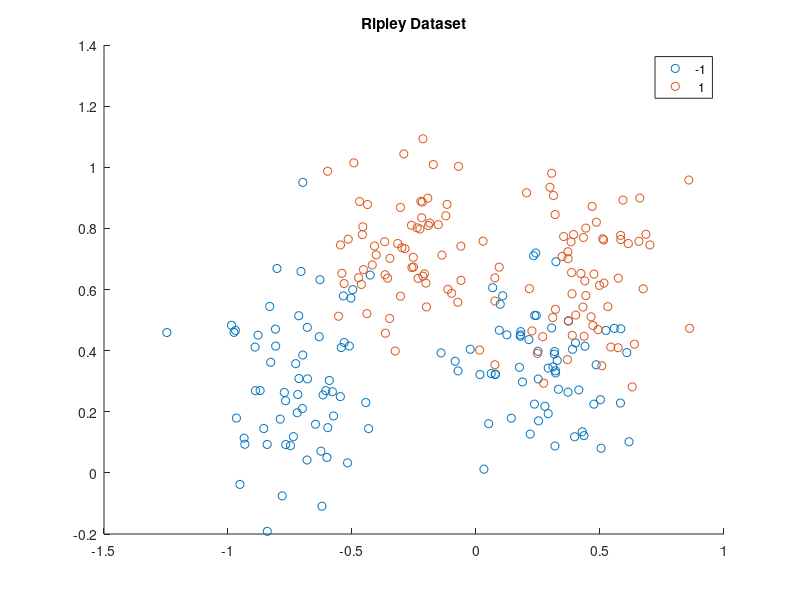

Write MATLAB code to recreate this figure. (Note: this script raises an error after producing the figure.)
% Load the Ripley dataset
load ripley.mat

% Visualize the data
figure
gscatter(Xtrain(:,1), Xtrain(:,2), Ytrain)
title('Ripley Dataset')

% Define a range of polynomial degrees to try
degree_values = 1:5;

% Tune hyperparameters and kernel parameters for each degree of polynomial kernel
gam_poly = zeros(length(degree_values), 1);
sig2_poly = zeros(length(degree_values), 1);
cost_poly = zeros(length(degree_values), 1);

for i = 1:length(degree_values)
    [gam_poly(i), sig2_poly(i), cost_poly(i)] = tunelssvm({Xtrain, Ytrain, 'c', [], [], 'poly_kernel', degree_values(i)}, 'simplex', 'crossvalidatelssvm', {10, 'misclass'});
end

% Train and test the models with the tuned parameters
alpha_poly = cell(length(degree_values), 1);
b_poly = zeros(length(degree_values), 1);
Ytest_poly = zeros(size(Xtest, 1), length(degree_values));

for i = 1:length(degree_values)
    [alpha_poly{i}, b_poly(i)] = trainlssvm({Xtrain, Ytrain, 'c', gam_poly(i), sig2_poly(i), 'poly_kernel', degree_values(i)});
    Ytest_poly(:, i) = simlssvm({Xtrain, Ytrain, 'c', gam_poly(i), sig2_poly(i), 'poly_kernel', degree_values(i)}, {alpha_poly{i}, b_poly(i)}, Xtest);
end

% Compute ROC curves and plot them
figure
hold on
for i = 1:length(degree_values)
    [X,Y,T,AUC] = perfcurve(Ytest, Ytest_poly(:, i), 1);
    plot(X,Y, 'LineWidth', 1.5)
end
hold off
legend(string(degree_values), 'Location', 'SouthEast')
title('ROC Curve - Polynomial Kernel with Varying Degree')

%% Q212
% %问题二：威斯康星州乳腺癌数据集数据看起来比较干净，因此我们可以开始使用线性内核
load breast.mat

% Train the model
model = {trainset, labels_train, 'c', [], [], 'lin_kernel'};
[gam, sig2, cost] = tunelssvm(model, 'simplex', 'crossvalidatelssvm', {10, 'misclass'});
[alpha, b] = trainlssvm({trainset, labels_train, 'c', gam, sig2, 'lin_kernel'});

% Test the model
Ytest = simlssvm({trainset, labels_train, 'c', gam, sig2, 'lin_kernel'}, {alpha, b}, testset);

% Compute and plot ROC curve
roc(Ytest, labels_test);


%%
% 
load diabetes.mat

% Linear model
model_linear = {trainset, labels_train, 'c', [], [], 'lin_kernel'};
[gam_linear, sig2_linear, ~] = tunelssvm(model_linear, 'simplex', 'crossvalidatelssvm', {10, 'misclass'});
[alpha_linear, b_linear] = trainlssvm({trainset, labels_train, 'c', gam_linear, sig2_linear, 'lin_kernel'});
Ylatent_linear = simlssvm({trainset, labels_train, 'c', gam_linear, sig2_linear, 'lin_kernel'}, {alpha_linear, b_linear}, testset);
roc(Ylatent_linear, labels_test);

% Polynomial model
degree = 2; % Modify this value for the desired polynomial degree
model_poly = {trainset, labels_train, 'c', [], [], 'poly_kernel', degree};
[gam_poly, sig2_poly, ~] = tunelssvm(model_poly, 'simplex', 'crossvalidatelssvm', {10, 'misclass'});
[alpha_poly, b_poly] = trainlssvm({trainset, labels_train, 'c', gam_poly, sig2_poly, 'poly_kernel', degree});
Ylatent_poly = simlssvm({trainset, labels_train, 'c', gam_poly, sig2_poly, 'poly_kernel', degree}, {alpha_poly, b_poly}, testset);
roc(Ylatent_poly, labels_test);

% RBF kernel model
model_rbf = {trainset, labels_train, 'c', [], [], 'RBF_kernel'};
[gam_rbf, sig2_rbf, ~] = tunelssvm(model_rbf, 'simplex', 'crossvalidatelssvm', {10, 'misclass'});
[alpha_rbf, b_rbf] = trainlssvm({trainset, labels_train, 'c', gam_rbf, sig2_rbf, 'RBF_kernel'});
Ylatent_rbf = simlssvm({trainset, labels_train, 'c', gam_rbf, sig2_rbf, 'RBF_kernel'}, {alpha_rbf, b_rbf}, testset);
roc(Ylatent_rbf, labels_test);

fprintf('Performance of Models:\n');
fprintf('Linear Model AUC: %.4f\n', AUC_linear);
fprintf('Polynomial Model AUC: %.4f\n', AUC_poly);
fprintf('RBF Kernel Model AUC: %.4f\n', AUC_rbf);
